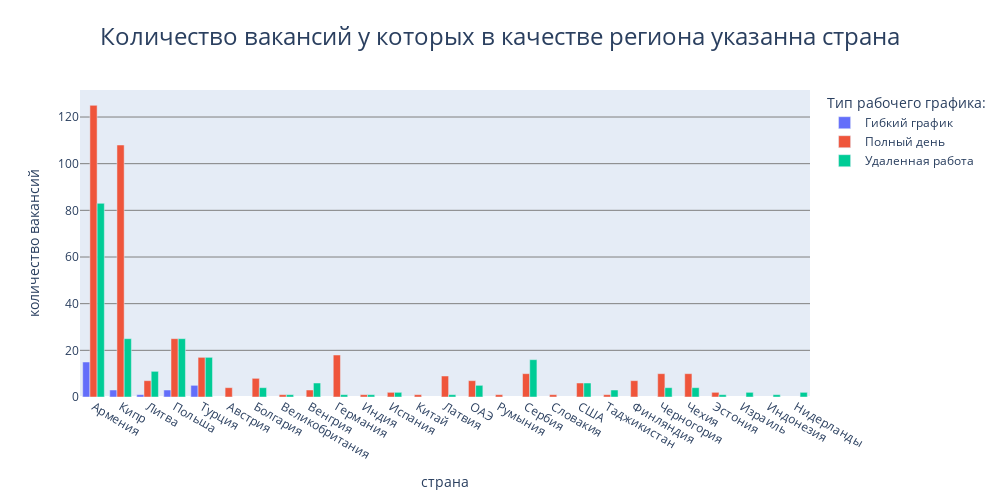

Here is the notebook cell this chart was saved with:
### Markdown cell above
2. Посмотрим на количество вакансий у которых в качестве региона указана страна.

### Code cell
# Получим список стран мира с сайта wikipedia.
url = 'https://ru.wikipedia.org/wiki/%D0%A1%D0%BF%D0%B8%D1%81%D0%BE%D0%BA_%D0%B3%D0%BE%D1%81%\
D1%83%D0%B4%D0%B0%D1%80%D1%81%D1%82%D0%B2'
country_list = tuple(pd.read_html(url)[0]['Страна'])

# Напишем запрос выводящий вакансии, предложенные в странах для различных типов рабочего графика,
# а также общее число вакансий, предлагаемых в странах.
query_7_3 = f'''(SELECT
                    a.name AS location,
                    COUNT(v.id) AS cnt_vac,
                    v.schedule
                FROM public.vacancies AS v
                JOIN public.areas AS a
                    ON v.area_id = a.id
                    AND a.name IN {country_list}
                GROUP BY a.name, v.schedule
                ORDER BY schedule ASC, location ASC)  
                                
                UNION ALL
                
                SELECT
                    'Total',
                    COUNT(v.id),
                    'All_schedule'
                    FROM public.vacancies AS v
                    JOIN public.areas AS a
                        ON v.area_id = a.id
                        AND a.name IN {country_list}
            '''
out_vac = pd.read_sql_query(query_7_3, connection)

# Выведем общее количество таких вакансий
display(f'Общее количество вакансий у которых в качестве региона указана страна: {out_vac.iloc[0][1]}')

# Построим столбчатую диаграмму.
fig = px.bar(
    out_vac.iloc[1:],
    x='location',
    y='cnt_vac',
    height=500,
    width=1000,
    color='schedule',
    barmode='group',
    labels={'location':'страна', 'schedule':'тип рабочего графика', 'cnt_vac':'количество вакансий'}
    )

fig.update_layout(title=dict(
                             text='Количество вакансий у которых в качестве региона указанна страна',
                             x=0.5,
                             font=dict(size=24)
                             ),
                  margin=dict(t=90),
                  legend=dict(title_text='Тип рабочего графика:'),
                  yaxis1=dict(gridwidth=1, gridcolor='gray'),
                  
                  )
fig.show()

### Figure 1 — Plotly figure (JSON) as saved in the notebook; plotly's stock layout.template omitted (floating-point values rounded to 4 significant figures)
{"data": [{"alignmentgroup": "True", "hovertemplate": "тип рабочего графика=Гибкий график<br>страна=%{x}<br>количество вакансий=%{y}<extra></extra>", "legendgroup": "Гибкий график", "marker": {"color": "#636efa", "pattern": {"shape": ""}}, "name": "Гибкий график", "offsetgroup": "Гибкий график", "orientation": "v", "showlegend": true, "textposition": "auto", "type": "bar", "x": ["Армения", "Кипр", "Литва", "Польша", "Турция"], "xaxis": "x", "y": [15, 3, 1, 3, 5], "yaxis": "y"}, {"alignmentgroup": "True", "hovertemplate": "тип рабочего графика=Полный день<br>страна=%{x}<br>количество вакансий=%{y}<extra></extra>", "legendgroup": "Полный день", "marker": {"color": "#EF553B", "pattern": {"shape": ""}}, "name": "Полный день", "offsetgroup": "Полный день", "orientation": "v", "showlegend": true, "textposition": "auto", "type": "bar", "x": ["Австрия", "Армения", "Болгария", "Великобритания", "Венгрия", "Германия", "Индия", "Испания", "Кипр", "Китай", "Латвия", "Литва", "ОАЭ", "Польша", "Румыния", "Сербия", "Словакия", "США", "Таджикистан", "Турция", "Финляндия", "Черногория", "Чехия", "Эстония"], "xaxis": "x", "y": [4, 125, 8, 1, 3, 18, 1, 2, 108, 1, 9, 7, 7, 25, 1, 10, 1, 6, 1, 17, 7, 10, 10, 2], "yaxis": "y"}, {"alignmentgroup": "True", "hovertemplate": "тип рабочего графика=Удаленная работа<br>страна=%{x}<br>количество вакансий=%{y}<extra></extra>", "legendgroup": "Удаленная работа", "marker": {"color": "#00cc96", "pattern": {"shape": ""}}, "name": "Удаленная работа", "offsetgroup": "Удаленная работа", "orientation": "v", "showlegend": true, "textposition": "auto", "type": "bar", "x": ["Армения", "Болгария", "Великобритания", "Венгрия", "Германия", "Израиль", "Индия", "Индонезия", "Испания", "Кипр", "Латвия", "Литва", "Нидерланды", "ОАЭ", "Польша", "Сербия", "США", "Таджикистан", "Турция", "Черногория", "Чехия", "Эстония"], "xaxis": "x", "y": [83, 4, 1, 6, 1, 2, 1, 1, 2, 25, 1, 11, 2, 5, 25, 16, 6, 3, 17, 4, 4, 1], "yaxis": "y"}], "layout": {"barmode": "group", "height": 500, "legend": {"title": {"text": "Тип рабочего графика:"}, "tracegroupgap": 0}, "margin": {"t": 90}, "title": {"font": {"size": 24}, "text": "Количество вакансий у которых в качестве региона указанна страна", "x": 0.5}, "width": 1000, "xaxis": {"anchor": "y", "domain": [0, 1], "title": {"text": "страна"}}, "yaxis": {"anchor": "x", "domain": [0, 1], "gridcolor": "gray", "gridwidth": 1, "title": {"text": "количество вакансий"}}}}
